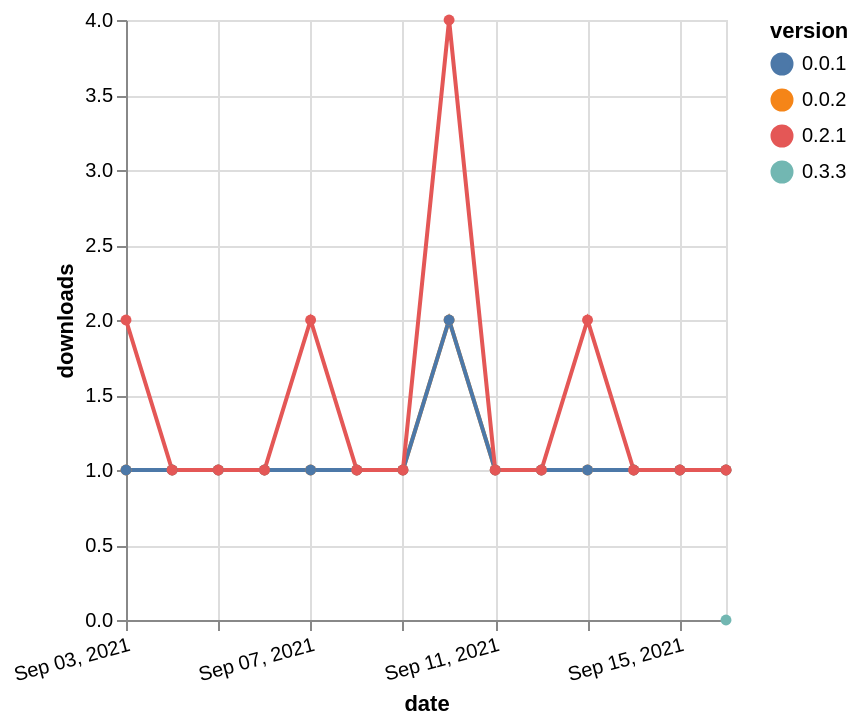

Write the Vega-Lite specification saved for this chart.
### Vega-Lite specification from a JSON file in a GitHub repository (floating-point values rounded to 4 significant figures)
{"$schema": "https://vega.github.io/schema/vega-lite/v5.json", "description": "A simple bar chart with embedded data.", "data": {"values": [{"date": "2021-09-03", "total": 117, "delta": 1, "version": "0.0.2"}, {"date": "2021-09-04", "total": 118, "delta": 1, "version": "0.0.2"}, {"date": "2021-09-05", "total": 119, "delta": 1, "version": "0.0.2"}, {"date": "2021-09-06", "total": 120, "delta": 1, "version": "0.0.2"}, {"date": "2021-09-07", "total": 121, "delta": 1, "version": "0.0.2"}, {"date": "2021-09-08", "total": 122, "delta": 1, "version": "0.0.2"}, {"date": "2021-09-09", "total": 123, "delta": 1, "version": "0.0.2"}, {"date": "2021-09-10", "total": 125, "delta": 2, "version": "0.0.2"}, {"date": "2021-09-11", "total": 126, "delta": 1, "version": "0.0.2"}, {"date": "2021-09-12", "total": 127, "delta": 1, "version": "0.0.2"}, {"date": "2021-09-13", "total": 128, "delta": 1, "version": "0.0.2"}, {"date": "2021-09-14", "total": 129, "delta": 1, "version": "0.0.2"}, {"date": "2021-09-15", "total": 130, "delta": 1, "version": "0.0.2"}, {"date": "2021-09-16", "total": 131, "delta": 1, "version": "0.0.2"}, {"date": "2021-09-03", "total": 137, "delta": 1, "version": "0.0.1"}, {"date": "2021-09-04", "total": 138, "delta": 1, "version": "0.0.1"}, {"date": "2021-09-05", "total": 139, "delta": 1, "version": "0.0.1"}, {"date": "2021-09-06", "total": 140, "delta": 1, "version": "0.0.1"}, {"date": "2021-09-07", "total": 141, "delta": 1, "version": "0.0.1"}, {"date": "2021-09-08", "total": 142, "delta": 1, "version": "0.0.1"}, {"date": "2021-09-09", "total": 143, "delta": 1, "version": "0.0.1"}, {"date": "2021-09-10", "total": 145, "delta": 2, "version": "0.0.1"}, {"date": "2021-09-11", "total": 146, "delta": 1, "version": "0.0.1"}, {"date": "2021-09-12", "total": 147, "delta": 1, "version": "0.0.1"}, {"date": "2021-09-13", "total": 148, "delta": 1, "version": "0.0.1"}, {"date": "2021-09-14", "total": 149, "delta": 1, "version": "0.0.1"}, {"date": "2021-09-15", "total": 150, "delta": 1, "version": "0.0.1"}, {"date": "2021-09-16", "total": 151, "delta": 1, "version": "0.0.1"}, {"date": "2021-09-03", "total": 145, "delta": 2, "version": "0.2.1"}, {"date": "2021-09-04", "total": 146, "delta": 1, "version": "0.2.1"}, {"date": "2021-09-05", "total": 147, "delta": 1, "version": "0.2.1"}, {"date": "2021-09-06", "total": 148, "delta": 1, "version": "0.2.1"}, {"date": "2021-09-07", "total": 150, "delta": 2, "version": "0.2.1"}, {"date": "2021-09-08", "total": 151, "delta": 1, "version": "0.2.1"}, {"date": "2021-09-09", "total": 152, "delta": 1, "version": "0.2.1"}, {"date": "2021-09-10", "total": 156, "delta": 4, "version": "0.2.1"}, {"date": "2021-09-11", "total": 157, "delta": 1, "version": "0.2.1"}, {"date": "2021-09-12", "total": 158, "delta": 1, "version": "0.2.1"}, {"date": "2021-09-13", "total": 160, "delta": 2, "version": "0.2.1"}, {"date": "2021-09-14", "total": 161, "delta": 1, "version": "0.2.1"}, {"date": "2021-09-15", "total": 162, "delta": 1, "version": "0.2.1"}, {"date": "2021-09-16", "total": 163, "delta": 1, "version": "0.2.1"}, {"date": "2021-09-16", "total": 15, "delta": 0, "version": "0.3.3"}]}, "width": "container", "mark": {"type": "line", "point": {"filled": true}}, "encoding": {"x": {"field": "date", "type": "temporal", "timeUnit": "yearmonthdate", "title": "date", "axis": {"labelAngle": -15}}, "y": {"field": "delta", "type": "quantitative", "title": "downloads"}, "color": {"field": "version", "type": "nominal"}, "tooltip": {"field": "delta"}}}
